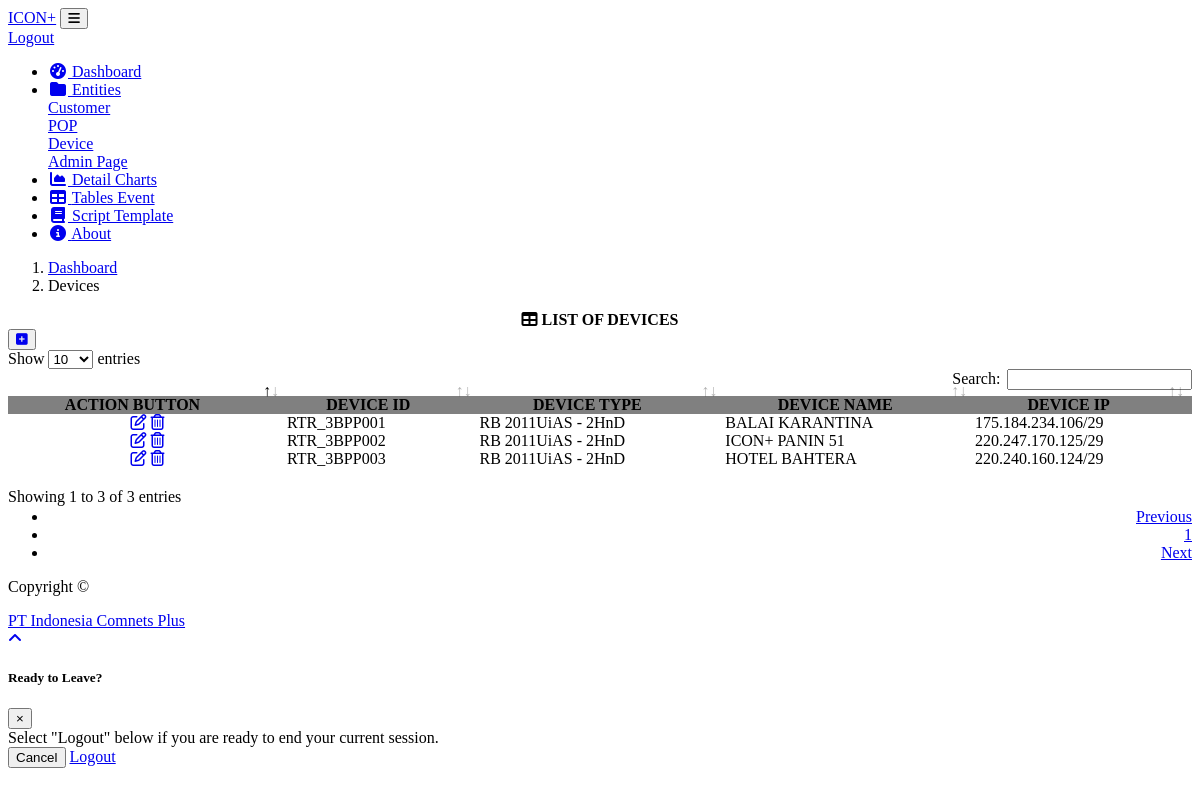
Screenshot of /device.php (signed in) with the database file from the repository.
### tables this page shows
CREATE TABLE `device` (
  `device_id` varchar(20) NOT NULL,
  `device_type` varchar(200) NOT NULL,
  `device_ip` varchar(20) NOT NULL,
  `device_ip_add` varchar(20) NOT NULL
);

### function.php (called while the page is built, shortened)
<?php
$conn = mysqli_connect("localhost","root","","iconbisa");
function query($query){
	global $conn;
	$result = mysqli_query($conn, $query);
	$rows = [];
	while ( $row = mysqli_fetch_assoc($result) ){
		$rows[] = $row;
	}
	return $rows;
}
?>

### device.php (the view, shortened to what this page needs)
<?php
require 'function.php';
$devices = query("SELECT * FROM device");
 ?>
<!DOCTYPE html>
<html lang="en">
<head>
  <link href="vendor/fontawesome-free/css/all.min.css" rel="stylesheet" type="text/css">
  <link href="vendor/datatables/dataTables.bootstrap4.css" rel="stylesheet">
  <link href="css/sb-admin.css" rel="stylesheet">
  <link rel="stylesheet" href="vendor/iconfonts/mdi/css/materialdesignicons.min.css">
</head>
<body id="page-top">
  <nav class="navbar navbar-expand navbar-dark bg-dark static-top">
    <a class="navbar-brand mr-1" href="index.php">ICON+</a>
    <button class="btn btn-link btn-sm text-white order-1 order-sm-0" id="sidebarToggle" href="#">
      <i class="fas fa-bars"></i>
    </button>
    <form class="d-none d-md-inline-block form-inline ml-auto mr-0 mr-md-3 my-2 my-md-0">
       <a class="nav-item" href="logout.php" color: black data-toggle="modal" data-target="#logoutModal">
                                Logout</a>
    </form>
  </nav>
  <div id="wrapper">
    <ul class="sidebar navbar-nav">
      <li class="nav-item active">
        <a class="nav-link" href="index.php">
          <i class="fas fa-fw fa-tachometer-alt"></i>
          <span>Dashboard</span>
        </a>
      </li>
      <li class="nav-item dropdown">
        <a class="nav-link dropdown-toggle" href="#" id="pagesDropdown" role="button" data-toggle="dropdown" aria-haspopup="true" aria-expanded="false">
          <i class="fas fa-fw fa-folder"></i>
          <span>Entities</span>
        </a>
        <div class="dropdown-menu" aria-labelledby="pagesDropdown">
          <a class="dropdown-item" href="customer.php">Customer</a>
          <a class="dropdown-item" href="pop.php">POP</a>
          <a class="dropdown-item" href="device.php">Device</a>
          <a class="dropdown-item" href="accounts.php">Admin Page</a>
          </div>
      </li>
       <li class="nav-item">
        <a class="nav-link" href="detailcust.php">
          <i class="fas fa-fw fa-chart-area"></i>
          <span>Detail Charts</span></a>
      </li>
      <li class="nav-item">
        <a class="nav-link" href="tables.php">
          <i class="fas fa-fw fa-table"></i>
          <span>Tables Event</span></a>
      </li>
       <li class="nav-item">
        <a class="nav-link" href="Preconfig/PRECON_">
          <i class="fas fa-fw fa-book"></i>
          <span>Script Template</span></a>
      </li>
      <li class="nav-item">
        <a class="nav-link" href="about.php">
          <i class="fas fa-fw fa-info-circle"></i>
          <span>About</span></a>
      </li>
    </ul>
    <div id="content-wrapper">
      <div class="container-fluid">
          <ol class="breadcrumb">
          <li class="breadcrumb-item">
            <a href="index.php">Dashboard</a>
          </li>
          <li class="breadcrumb-item active">Devices</li>
        </ol>
          <div class="card mb-3">
          <div class="card-header">
          <center>
            <i class="fas fa-table"></i>
              <strong>LIST OF DEVICES</strong></center>
          </div>
            <div class="card-body">
              <button><a href="formdevices.php"><i class="fa fa-plus-square"></i> </a></button>
                            <div class="table-responsive">
                    <table class="table table-hover table-bordered" id="dataTable" width="100%" cellpadding="0">
                      <thead>
                        <tr style="background-color: grey">
                          <th><center>ACTION BUTTON</center></th>
                          <th><center>DEVICE ID</center></th>
                          <th><center>DEVICE TYPE</center></th>
                          <th><center>DEVICE NAME</center></th>
                          <th><center>DEVICE IP</center></th>
                        </tr>
                      </thead>
                      <tbody>
                        <?php foreach ($devices as $device) : ?>
                        <tr>
                          <td><center>
                           <a href="editdevice.php?device_id=<?= $device["device_id"]; ?>" class="tm-product-edit-link">
                     <i class="fa fa-edit tm-product-edit-icon"></i></a>
                        <a href="hapusdevice.php?device_id=<?= $device["device_id"]; ?>" onclick="return confirm ('Are you sure to delete this device?')" class="tm-product-delete-link">
                        <i class="far fa-trash-alt tm-product-delete-icon"></i></a></center>
                          </td>
                          <td><?php echo $device["device_id"]; ?></td>
                          <td><?php echo $device["device_type"]; ?></td>
                          <td><?php echo $device["device_ip"]; ?></td>
                          <td><?php echo $device["device_ip_add"]; ?></td>
                        </tr>
                     <?php endforeach; ?>
                      </tbody>
                    </table>
                  </div>
</div>
</div>
      </div>
      <footer class="sticky-footer">
        <div class="container my-auto">
          <div class="copyright text-center my-auto">
          	<p>Copyright © </p>
            <a href="http://www.iconpln.co.id"><span>PT Indonesia Comnets Plus</span></a>
          </div>
        </div>
      </footer>
    </div>
  </div>
  <a class="scroll-to-top rounded" href="#page-top">
    <i class="fas fa-angle-up"></i>
  </a>
  <div class="modal fade" id="logoutModal" tabindex="-1" role="dialog" aria-labelledby="exampleModalLabel" aria-hidden="true">
    <div class="modal-dialog" role="document">
      <div class="modal-content">
        <div class="modal-header">
          <h5 class="modal-title" id="exampleModalLabel">Ready to Leave?</h5>
          <button class="close" type="button" data-dismiss="modal" aria-label="Close">
            <span aria-hidden="true">×</span>
          </button>
        </div>
        <div class="modal-body">Select "Logout" below if you are ready to end your current session.</div>
        <div class="modal-footer">
          <button class="btn btn-secondary" type="button" data-dismiss="modal">Cancel</button>
          <a class="btn btn-primary" href="logout.php">Logout</a>
        </div>
      </div>
    </div>
  </div>
</body>
</html>

### rows the page displays
device: device_id "RTR_3BPP001", device_type "RB 2011UiAS - 2HnD", device_ip "BALAI KARANTINA", device_ip_add "175.184.234.106/29"
device: device_id "RTR_3BPP002", device_type "RB 2011UiAS - 2HnD", device_ip "ICON+ PANIN 51", device_ip_add "220.247.170.125/29"
device: device_id "RTR_3BPP003", device_type "RB 2011UiAS - 2HnD", device_ip "HOTEL BAHTERA", device_ip_add "220.240.160.124/29"
